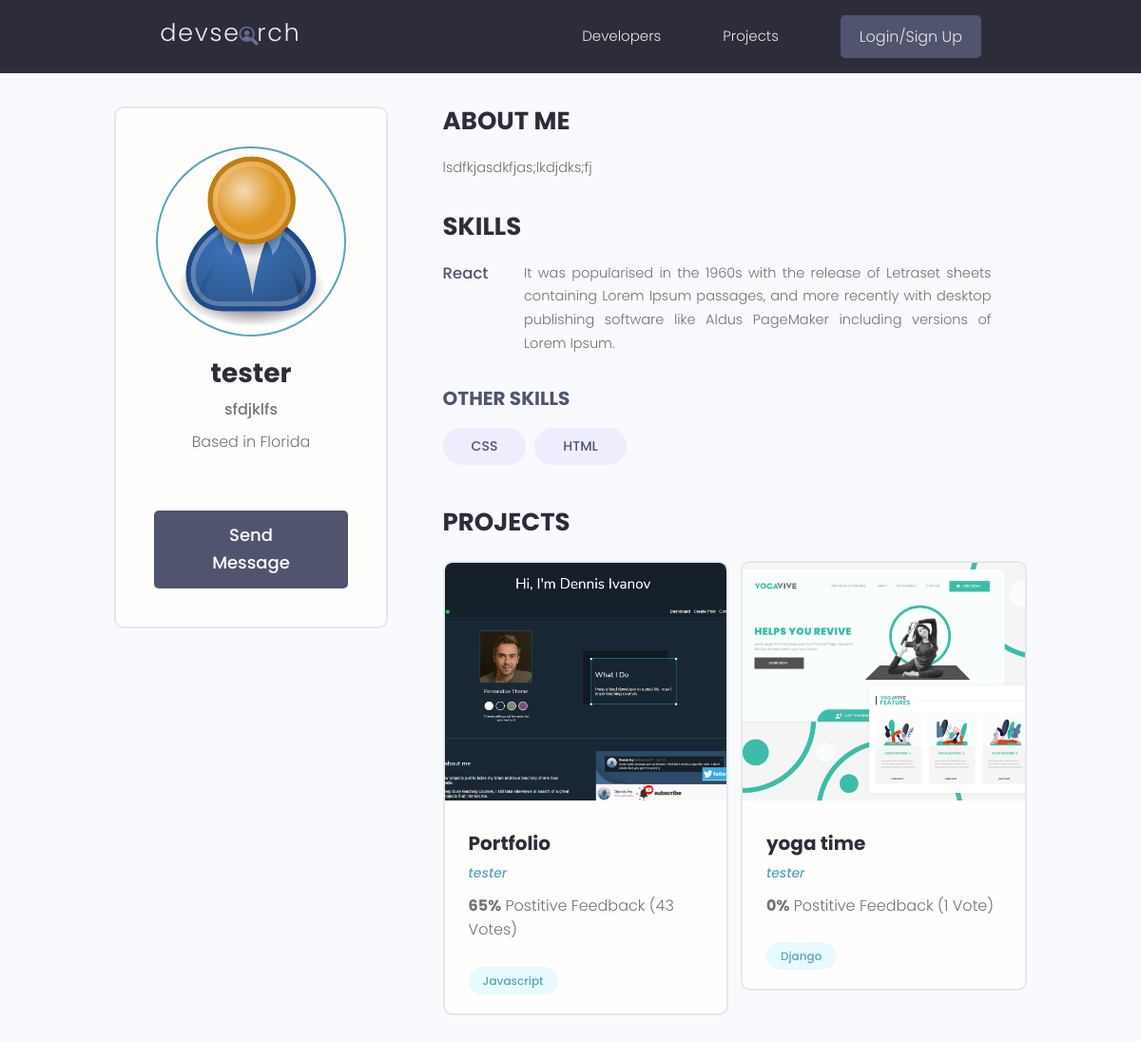
/profile/afcf1c0a-ac01-4988-b245-5ca8ee2daa7c/, run on the app's committed database.
### user/models.py (models this page shows, shortened)
class Profile(models.Model):
    user = models.OneToOneField(
        User, on_delete=models.CASCADE, null=True, blank=True)
    name = models.CharField(max_length=200, blank=True, null=True)
    email = models.EmailField(max_length=500, blank=True, null=True)
    username = models.CharField(max_length=200, blank=True, null=True)
    location = models.CharField(max_length=200, blank=True, null=True)
    short_intro = models.CharField(max_length=200, blank=True, null=True)
    bio = models.TextField(blank=True, null=True)
    profile_image = models.ImageField(
        null=True, blank=True, upload_to='profiles/', default="profiles/user-default.png")
    social_github = models.CharField(max_length=200, blank=True, null=True)
    social_twitter = models.CharField(max_length=200, blank=True, null=True)
    social_linkedin = models.CharField(max_length=200, blank=True, null=True)
    social_youtube = models.CharField(max_length=200, blank=True, null=True)
    social_website = models.CharField(max_length=200, blank=True, null=True)
    created = models.DateTimeField(auto_now_add=True)
    id = models.UUIDField(default=uuid.uuid4, unique=True,
                          primary_key=True, editable=False)

class Skill(models.Model):
    owner = models.ForeignKey(Profile, on_delete=models.CASCADE, null=True, blank=True)
    name = models.CharField(max_length=200, blank=True, null=True)
    description = models.TextField(null=True, blank=True)
    created = models.DateTimeField(auto_now_add=True)
    id = models.UUIDField(default=uuid.uuid4, unique=True, primary_key=True, editable=False)
    def __str__(self):
        return str(self.name)

### projects/models.py (models this page shows, shortened)
class Project(models.Model):
    owner = models.ForeignKey(Profile, null=True, blank=True, on_delete=models.SET_NULL)
    title = models.CharField(max_length=100)
    description = models.TextField(null=True, blank=True)
    featured_image = models.ImageField(null=True, blank=True, default='default.jpg')
    demo_link = models.CharField(max_length=2000, null=True, blank=True)
    source_link = models.CharField(max_length=2000, null=True, blank=True)
    vote_total = models.IntegerField(default=0, null=True, blank=True)
    vote_ratio = models.IntegerField(default=0, null=True, blank=True)
    tags = models.ManyToManyField('Tag', blank=True)
    created = models.DateTimeField(auto_now_add=True)
    id = models.UUIDField(default=uuid.uuid4, unique=True, primary_key=True, editable=False)
    class Meta:
        ordering = ['-vote_ratio', '-vote_total', 'title']

class Tag(models.Model):
    name = models.CharField(max_length=200)
    created = models.DateTimeField(auto_now_add=True)
    id = models.UUIDField(default=uuid.uuid4, unique=True, primary_key=True, editable=False)
    def __str__(self):
        return self.name

### user/views.py (the view)
# urls.py: path('profile/<str:pk>/', views.userProfile, name='user-profile'),
def userProfile(request, pk):
    profile = Profile.objects.get(id=pk)
    topSkills = profile.skill_set.exclude(description__exact='')
    otherSkills = profile.skill_set.filter(description='')
    context = {'profile': profile, 'topSkills': topSkills, 'otherSkills': otherSkills}
    return render(request, 'user/user-profile.html', context)

### user/templates/user/user-profile.html (shortened to what this page needs)
{% extends 'main.html' %}
{% block content %}
<main class="profile my-md">
    <div class="container">
      <div class="layout">
        <div class="column column--1of3">
          <div class="card text-center">
            <div class="card__body dev">
              <img class="avatar avatar--xl" src="{{ profile.profile_image.url }}" />
              <h2 class="dev__name">{{profile.name}}</h2>
              <p class="dev__title">{{profile.short_intro}}</p>
              <p class="dev__location">Based in {{profile.location}}</p>
              {% if request.user.profile.id != profile.id %}
              <a href="{% url 'create-message' profile.id %}" class="btn btn--sub btn--lg">Send Message </a>
              {% endif %}
            </div>
          </div>
        </div>
        <div class="column column--2of3">
          <div class="devInfo">
            <h3 class="devInfo__title">About Me</h3>
            <p class="devInfo__about">{{profile.bio}}</p>
          </div>
          <div class="devInfo">
            <h3 class="devInfo__title">Skills</h3>
            <div class="devInfo__skills">
              {% for skill in topSkills %}
              <div class="devSkill">
                <h4 class="devSkill__title">{{skill.name}}</h4>
                <p class="devSkill__info">{{skill.description}}</p>
              </div>
              {% endfor %}
              <h3 class="devInfo__subtitle">Other Skills</h3>
              <div class="devInfo__otherSkills">
                {% for skill in otherSkills %}
                <span class="tag tag--pill tag--sub tag--lg">
                  <small>{{skill}}</small>
                </span>
                {% endfor %}
              </div>
            </div>
          </div>
          <div class="devInfo">
            <h3 class="devInfo__title">Projects</h3>
            <div class="grid grid--two">
              {% for project in profile.project_set.all %}
              <div class="column">
                <div class="card project">
                  <a href="single-project.html" class="project">
                    <img class="project__thumbnail" src="{{project.featured_image.url}}" alt="project thumbnail" />
                    <div class="card__body">
                      <h3 class="project__title">{{project.title}}</h3>
                      <p><a class="project__author" href="{% url 'user-profile' project.owner.id %}">{{project.owner.name}}</a></p>
                      <p class="project--rating">
                        <span style="font-weight: bold;">{{project.vote_ratio}}%</span> Postitive
                        Feedback ({{project.vote_total}} Vote{{project.vote_total|pluralize:"s"}})
                      </p>
                      <div class="project__tags">
                        {% for tag in project.tags.all %}
                        <span class="tag tag--pill tag--main">
                          <small>{{tag}}</small>
                        </span>
                        {% endfor %}
                      </div>
                    </div>
                  </a>
                </div>
              </div>
              {% endfor %}
            </div>
          </div>
        </div>
      </div>
    </div>
  </main>
{% endblock %}

### static/styles/app.css (style rules this page uses)
:root { --color-sub: #2d2d39; }
.btn--sub { background-color: var(--color-sub-light); }
.card { border: 2px solid var(--color-light); }
img { width: 100%; }
.profile .card > .dev { padding: 4rem; }
.dev__name { color: var(--color-sub); font-size: 2.8rem; font-weight: 700; margin-top: 1rem; margin-bottom: 0.5rem; }
.dev__title { font-size: 1.6rem; font-weight: 500; line-height: 1.3; }
.dev__location { margin-top: 1rem; }
.devInfo { margin-bottom: 3rem; }
.devInfo__title, .devInfo__subtitle { font-size: 2.6rem; color: var(--color-sub); text-transform: uppercase; font-weight: 700; margin-bottom: 1.5rem; }
.devInfo__subtitle { font-size: 2rem; color: var(--color-sub-light); }
.devInfo__about, .devSkill__info { font-size: 1.45rem; line-height: 1.7; text-align: justify; }
.devSkill { margin-bottom: 3rem; }
.devSkill__title { font-size: 1.65rem; font-weight: 500; color: var(--color-sub-light); }
@media screen and (min-width: 700px) { .devSkill { display: flex; justify-content: space-between; gap: 3rem; } }
@media screen and (min-width: 700px) { .devSkill__info { flex-basis: 80%; } }
.project__author { font-size: 1.4rem; font-style: italic; }
.project--rating { margin-bottom: 1.6em; margin-top: .5em; }
.project__thumbnail { height: 25rem; object-fit: cover; object-position: top center; }
.project__title { font-size: 2rem; font-weight: 700; color: var(--color-sub); }

### static/uikit/styles/modules/_variables.css (style rules this page uses)
:root { --color-main: #5aa5b9; --color-main-light: #e6faff; --color-sub: #3f4156; --color-sub-light: #51546e; --color-sub-lighter: #ededfd; --color-text: #737373; --color-gray: #8b8b8b; --color-light: #e5e7eb; --color-light-gray: #767676; --color-bg: #f8fafd; --color-white: #fffefd; --color-white-light: #f3f3f3; --color-success: #359e64; --color-success-bg: #def8e8; --color-error: #fc4b0b; --color-error-bg: #fff2ee; --font-base: 'Poppins', arial, helvetica, 'Segoe UI', roboto, ubuntu, sans-serif; --font-monospace: 'Fira Code', 'Courier New', courier, monospace; --font-regular: 300; --font-medium: 500; --font-bold: 700; --generic-shadow: 1px 1px 5px #00000010; --generic-transition: all 0.3s ease-in-out; }

### static/uikit/styles/modules/_base.css (style rules this page uses)
* { margin: 0; padding: 0; box-sizing: border-box; text-rendering: optimizeLegibility; color: inherit; font-size: inherit; }
html { font-size: 50%; }
@media only screen and (min-width: 480px) { html { font-size: 56.25%; } }
@media only screen and (min-width: 1200px) { html { font-size: 62.5%; } }
body { line-height: 1.6; font-weight: 400; font-size: 1.5rem; color: var(--color-text); background-color: var(--color-bg); min-height: 100vh; }

### static/uikit/styles/modules/_typography.css (style rules this page uses)
* { font-family: var(--font-base); }
h2 { font-size: 3.6rem; font-weight: var(--font-bold); }
h3 { font-size: 3.2rem; font-weight: var(--font-medium); }
h4 { font-size: 2.8rem; font-weight: var(--font-medium); }
p, span, strong { font-size: 1.6rem; color: var(--color-text); font-weight: var(--font-regular); }
a { padding-bottom: 2px; text-decoration: none; display: inline-block; color: var(--color-main); font-weight: var(--font-medium); }

### static/uikit/styles/modules/_utilities.css (style rules this page uses)
.container { width: 92%; max-width: 165rem; margin: 0 auto; box-sizing: border-box; }
@media screen and (min-width: 1000px) { .container { width: 90%; } }
@media screen and (min-width: 1200px) { .container { width: 80%; } }
.text-center { text-align: center; }
.my-md { margin: 3rem auto; }

### static/uikit/styles/modules/_avatar.css (style rules this page uses)
.avatar { border-radius: 50%; border: 2px solid var(--color-main); object-fit: cover; }
.avatar--xl { height: 20rem; width: 20rem; }

### static/uikit/styles/modules/_button.css (style rules this page uses)
.btn { display: inline-block; position: relative; cursor: pointer; background-color: var(--color-light); font-weight: var(--font-medium); color: var(--color-sub); text-decoration: none; padding: 1rem 2rem; border-radius: 0.5rem; border: none; width: -webkit-fit-content; width: -moz-fit-content; width: fit-content; height: -webkit-fit-content; height: -moz-fit-content; height: fit-content; font-size: 1.6rem; outline-width: 0; outline-color: transparent; -webkit-backface-visibility: hidden; backface-visibility: hidden; transition: all 0.3s ease-in-out; }
.btn--sub { background-color: var(--color-sub); color: var(--color-white); }
.btn--lg { font-size: 1.8rem; padding: 1.2rem 4.5rem; }

### static/uikit/styles/modules/_card.css (style rules this page uses)
.card { border-radius: 1rem; background-color: var(--color-white); border: 1.5px solid var(--color-light); width: auto; height: auto; margin-top: 0.5rem; margin-bottom: 0.5rem; overflow: hidden; }
.card__body, .card__header { padding: 2rem 2.5rem; }

### data on the page
Profile: profile_image (placeholder picture), name "tester", short_intro "sfdjklfs", location "Florida", bio "lsdfkjasdkfjas;lkdjdks;fj"
Skill: name "React", description "It was popularised in the 1960s with the release of Letraset sheets containing Lorem Ipsum passages, and more recently with desktop publishing software like Aldus PageMaker including versions of Lorem Ipsum."
Skill: name "CSS"
Skill: name "HTML"
Project: featured_image (picture), title "Portfolio", owner.name "tester", vote_ratio "65", vote_total "43"
Tag: name "Javascript"
Project: featured_image (picture), title "yoga time", owner.name "tester", vote_ratio "0", vote_total "1"
Tag: name "Django"
